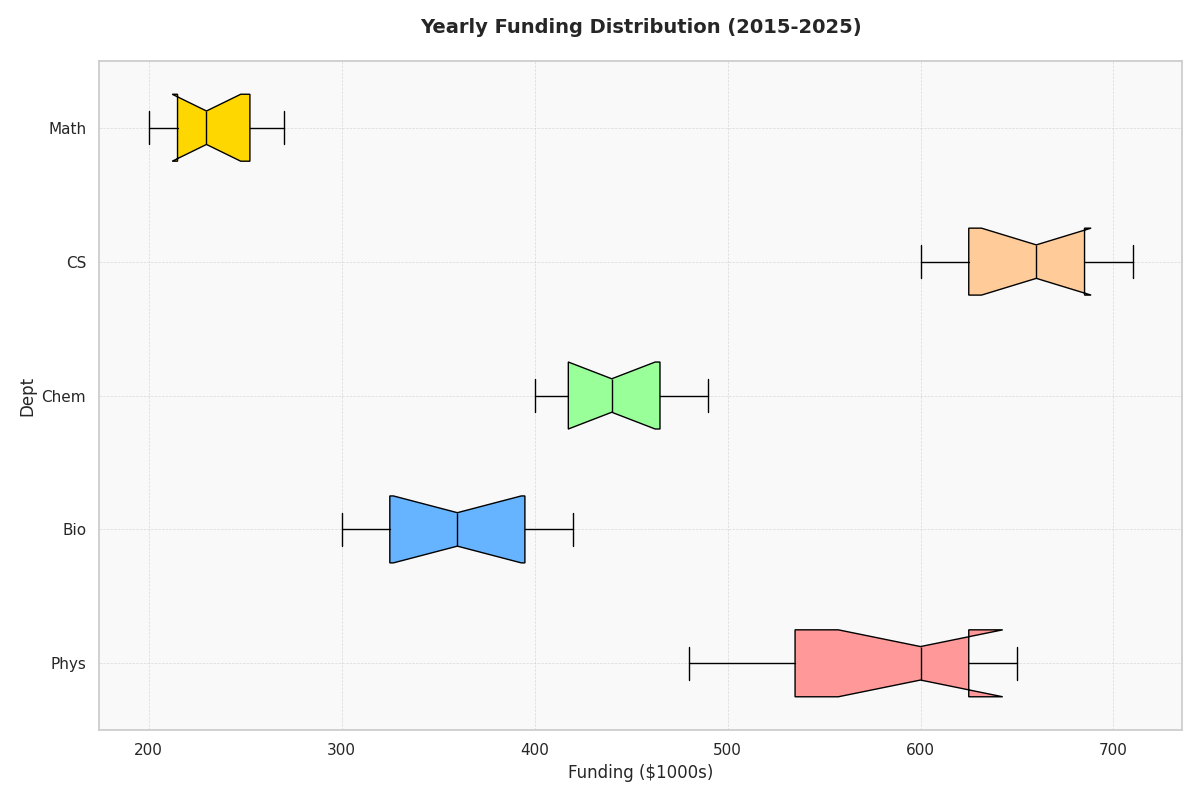

Here is the Python script that generated this plot:
import matplotlib.pyplot as plt

departments = ['Phys', 'Bio', 'Chem', 'CS', 'Math']
funding_data = {
    'Phys': [500, 520, 480, 550, 570, 600, 620, 610, 640, 630, 650],
    'Bio': [300, 320, 310, 330, 340, 360, 380, 390, 400, 410, 420],
    'Chem': [400, 410, 415, 420, 430, 440, 450, 460, 470, 480, 490],
    'CS': [600, 610, 620, 630, 640, 660, 670, 680, 690, 700, 710],
    'Math': [200, 210, 205, 220, 225, 230, 240, 250, 255, 260, 270],
}

funding_list = [funding_data[dept] for dept in departments]

fig, ax = plt.subplots(figsize=(12, 8))

box = ax.boxplot(funding_list, vert=False, patch_artist=True, labels=departments, notch=True)

colors = ['#FF9999', '#66B3FF', '#99FF99', '#FFCC99', '#FFD700']
for patch, color in zip(box['boxes'], colors):
    patch.set_facecolor(color)

plt.setp(box['medians'], color='black')

ax.set_title('Yearly Funding Distribution (2015-2025)', fontsize=14, fontweight='bold', pad=20)
ax.set_xlabel('Funding ($1000s)', fontsize=12)
ax.set_ylabel('Dept', fontsize=12)

ax.grid(True, linestyle='--', linewidth=0.5, alpha=0.7)
ax.set_axisbelow(True)
ax.set_facecolor('#f9f9f9')

plt.tight_layout()
plt.show()
